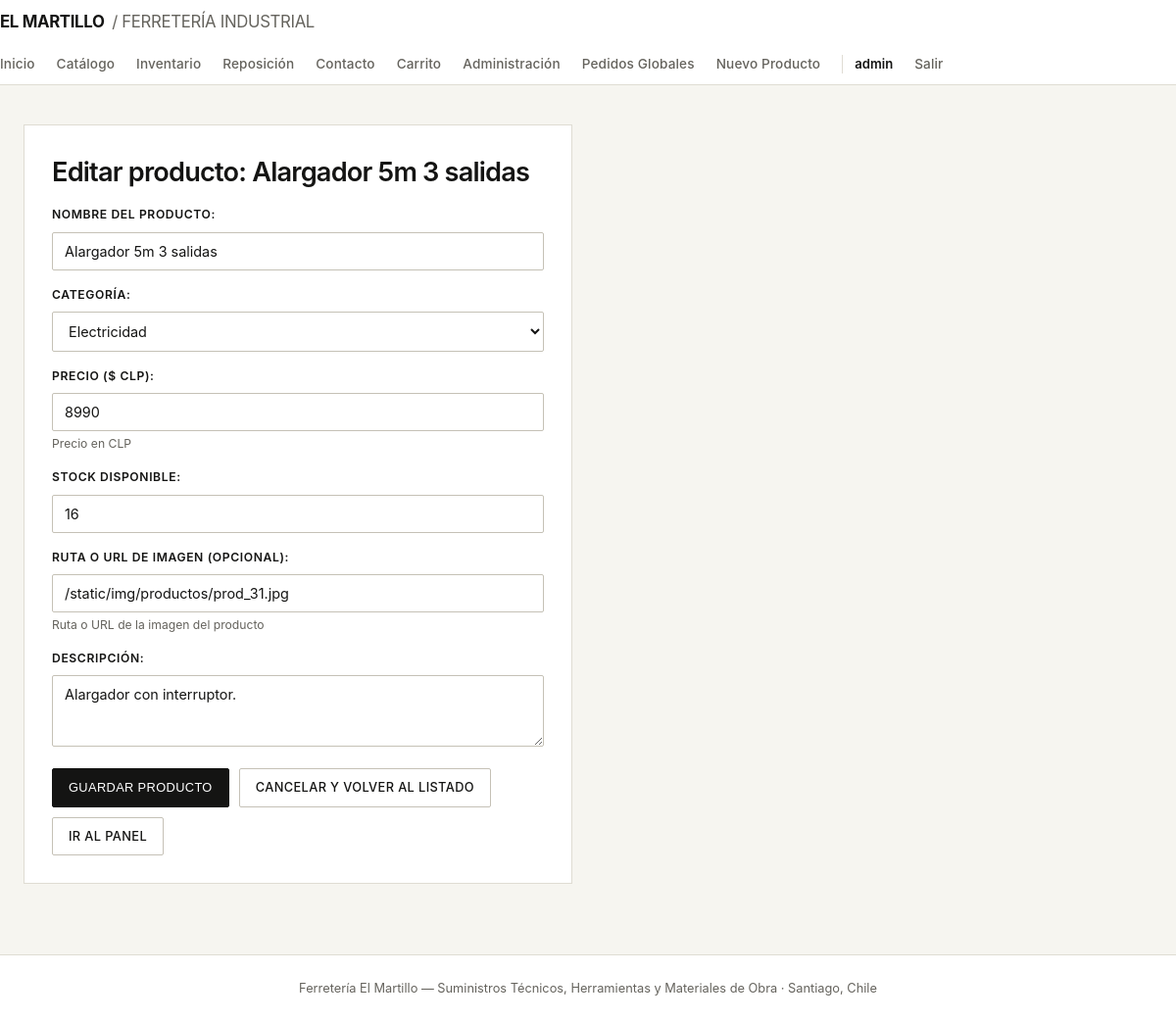
/panel/editar/31/ (signed in), run on the app's committed database.
### productos/models.py (models this page shows, shortened)
class Producto(models.Model):
    nombre = models.CharField(max_length=120)
    descripcion = models.TextField(blank=True, default="")
    precio = models.PositiveIntegerField(help_text="Precio en CLP")
    stock = models.PositiveIntegerField(default=0)
    imagen = models.CharField(
        max_length=255,
        blank=True,
        default="/static/img/productos/default.jpg",
        help_text="Ruta o URL de la imagen del producto"
    )
    categoria = models.ForeignKey(
        Categoria,
        on_delete=models.SET_NULL,
        null=True,
        blank=True,
        related_name="productos"
    )
    class Meta:
        ordering = ["nombre"]

class Categoria(models.Model):
    nombre = models.CharField(max_length=80, unique=True)
    descripcion = models.TextField(blank=True, default="")
    class Meta:
        ordering = ["nombre"]
        verbose_name_plural = "categorías"
    def __str__(self):
        return self.nombre

### productos/views.py (the view)
# urls.py: path("panel/editar/<int:pk>/", views.producto_editar, name="producto_editar"),
@user_passes_test(es_admin)
def producto_editar(request, pk):
    producto = get_object_or_404(Producto, pk=pk)
    if request.method == "POST":
        form = ProductoForm(request.POST, instance=producto)
        if form.is_valid():
            prod_editado = form.save(commit=False)
            if not prod_editado.imagen:
                prod_editado.imagen = "/static/img/productos/default.jpg"
            prod_editado.save()
            messages.success(request, f"Producto '{prod_editado.nombre}' actualizado correctamente.")
            return redirect("tienda")
    else:
        form = ProductoForm(instance=producto)
    _, _, cart_count = calcular_detalle_carrito(obtener_carrito(request))
    contexto = {
        "form": form,
        "titulo": f"Editar producto: {producto.nombre}",
        "producto": producto,
        "cart_count": cart_count,
    }
    return render(request, "producto_form.html", contexto)

### productos/forms.py (shortened to what this page needs)
class ProductoForm(forms.ModelForm):
    class Meta:
        model = Producto
        fields = ["nombre", "categoria", "precio", "stock", "imagen", "descripcion"]
        labels = {
            "nombre": "Nombre del producto",
            "categoria": "Categoría",
            "precio": "Precio ($ CLP)",
            "stock": "Stock disponible",
            "imagen": "Ruta o URL de imagen (opcional)",
            "descripcion": "Descripción",
        }
        widgets = {
            "descripcion": forms.Textarea(attrs={"rows": 3, "placeholder": "Descripción breve del producto..."}),
            "imagen": forms.TextInput(attrs={"placeholder": "/static/img/productos/default.jpg o URL https://..."}),
        }

### productos/views.py (called while the page is built, shortened)
def es_admin(user):
    return user.is_authenticated and user.is_staff

def obtener_carrito(request):
    return request.session.get("carrito", {})

def calcular_detalle_carrito(carrito):
    items = []
    total = 0
    cantidad_total = 0
    return items, total, cantidad_total

### templates/producto_form.html (shortened to what this page needs)
{% extends "base.html" %}
{% block content %}
<div class="form">
  <h1>{{ titulo }}</h1>
  <form method="post">
    {{ form.as_p }}
    <div style="display: flex; gap: 10px; margin-top: 16px; flex-wrap: wrap;">
      <button class="btn" type="submit">Guardar producto</button>
      <a class="btn ghost" href="{% url 'tienda' %}">Cancelar y volver al listado</a>
      <a class="btn ghost" href="{% url 'panel_admin' %}">Ir al panel</a>
    </div>
  </form>
</div>
{% endblock %}

### templates/base.html (shortened to what this page needs)
<!DOCTYPE html>
<html lang="es">
<head>
{% load static %}
<link rel="stylesheet" href="{% static 'css/style.css' %}">
</head>
<body>
<header class="top">
  <div class="wrap top-inner">
    <a class="logo" href="{% url 'inicio' %}">El Martillo <span>/ Ferretería Industrial</span></a>
    <nav class="nav">
      <a href="{% url 'inicio' %}">Inicio</a>
      <a href="{% url 'tienda' %}">Catálogo</a>
      <a href="{% url 'reporte_resumen' %}">Inventario</a>
      <a href="{% url 'reporte_critico' %}">Reposición</a>
      <a href="{% url 'consultas' %}">Contacto</a>
      <a href="{% url 'carrito' %}">Carrito{% if cart_count %} ({{ cart_count }}){% endif %}</a>
      {% if user.is_authenticated %}
        {% if user.is_staff %}
          <a href="{% url 'panel_admin' %}">Administración</a>
          <a href="{% url 'pedidos_admin' %}">Pedidos Globales</a>
          <a href="{% url 'producto_crear' %}">Nuevo Producto</a>
        {% else %}
          <a href="{% url 'mis_pedidos' %}">Mis Pedidos</a>
        {% endif %}
        <span class="user">{{ user.username }}</span>
        <a href="{% url 'logout' %}">Salir</a>
      {% else %}
        <a href="{% url 'login' %}">Ingresar</a>
        <a class="btn-small" href="{% url 'registro' %}">Crear cuenta</a>
      {% endif %}
    </nav>
  </div>
</header>
<main class="wrap">
  {% block content %}{% endblock %}
</main>
<footer class="foot">
  <div class="wrap">Ferretería El Martillo — Suministros Técnicos, Herramientas y Materiales de Obra · Santiago, Chile</div>
</footer>
</body>
</html>

### static/css/style.css (style rules this page uses)
:root { --bg: #f6f5f0; --surface: #ffffff; --surface-alt: #efece6; --ink: #141413; --muted: #65635d; --line: #dfdcd3; --line-strong: #c5c1b6; --accent: #9e4726; --ok: #1f5135; --warn: #8c5319; --danger: #962828; }
* { box-sizing: border-box; }
html { scroll-behavior: smooth; }
body { margin: 0; font-family: "Inter", -apple-system, BlinkMacSystemFont, "Helvetica Neue", Arial, sans-serif; background-color: var(--bg); color: var(--ink); line-height: 1.5; -webkit-font-smoothing: antialiased; }
.wrap { max-width: 1200px; margin: 0 auto; padding: 0 24px; }
.top { background-color: var(--surface); border-bottom: 1px solid var(--line); position: sticky; top: 0; z-index: 100; }
.top-inner { display: flex; justify-content: space-between; align-items: center; min-height: 68px; gap: 20px; flex-wrap: wrap; padding: 10px 0; }
.logo { font-weight: 700; text-decoration: none; color: var(--ink); font-size: 1.05rem; letter-spacing: -0.02em; text-transform: uppercase; }
.logo span { font-weight: 400; color: var(--muted); margin-left: 4px; }
.nav { display: flex; align-items: center; flex-wrap: wrap; gap: 8px 22px; }
.nav a { text-decoration: none; color: var(--muted); font-size: 0.85rem; font-weight: 500; letter-spacing: 0.01em; transition: color 0.15s ease; }
.user { color: var(--ink); font-size: 0.82rem; font-weight: 600; padding-left: 12px; border-left: 1px solid var(--line); }
main.wrap { padding-top: 40px; padding-bottom: 72px; min-height: 78vh; }
h1 { font-size: 1.7rem; font-weight: 600; letter-spacing: -0.03em; margin: 0 0 14px; color: var(--ink); }
p { color: var(--muted); font-size: 0.92rem; }
button, .btn, a.btn { background-color: var(--ink); color: #ffffff; border: 1px solid var(--ink); padding: 9px 16px; border-radius: 2px; cursor: pointer; text-decoration: none; display: inline-block; font-size: 0.8rem; font-weight: 500; letter-spacing: 0.03em; text-transform: uppercase; transition: background-color 0.15s ease, color 0.15s ease, border-color 0.15s ease; }
.btn.ghost, a.btn.ghost { background-color: transparent; color: var(--ink); border: 1px solid var(--line-strong); }
.form { background-color: var(--surface); border: 1px solid var(--line); padding: 28px; max-width: 560px; }
.auth form p, .form form p { margin: 0 0 16px; color: var(--ink); }
.auth label, .form label { display: block; font-size: 0.76rem; font-weight: 600; text-transform: uppercase; letter-spacing: 0.05em; color: var(--ink); margin-bottom: 4px; }
.auth input, .form input, .form select, .form textarea { width: 100%; padding: 10px 12px; border: 1px solid var(--line-strong); border-radius: 2px; margin-top: 4px; background-color: var(--surface); color: var(--ink); font-family: inherit; font-size: 0.9rem; }
.helptext { display: block; font-size: 0.76rem; color: var(--muted); margin-top: 4px; }
.foot { background-color: var(--surface); color: var(--muted); border-top: 1px solid var(--line); padding: 24px 0; font-size: 0.8rem; text-align: center; }

### data on the page
Producto: nombre "Alargador 5m 3 salidas", categoria "Electricidad", precio "8990", stock "16", imagen "/static/img/productos/prod_31.jpg", descripcion "Alargador con interruptor."

### other printed values
{{ user.username }} "admin"
{{ titulo }} "Editar producto: Alargador 5m 3 salidas"
